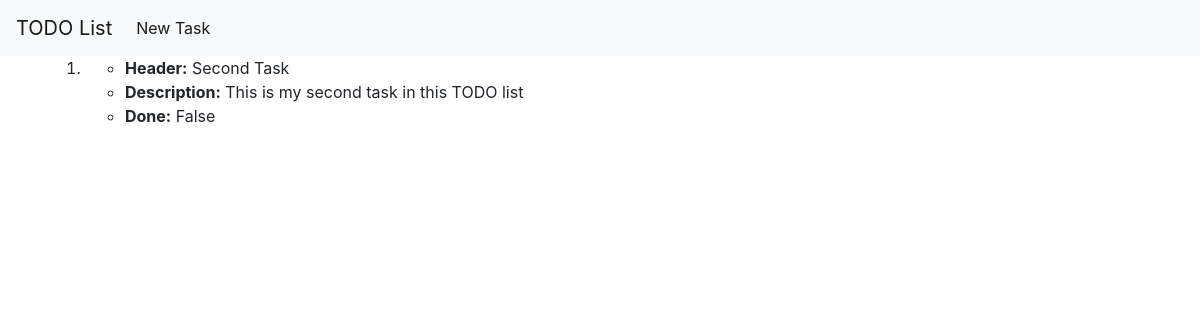
Before: / with the older database file.
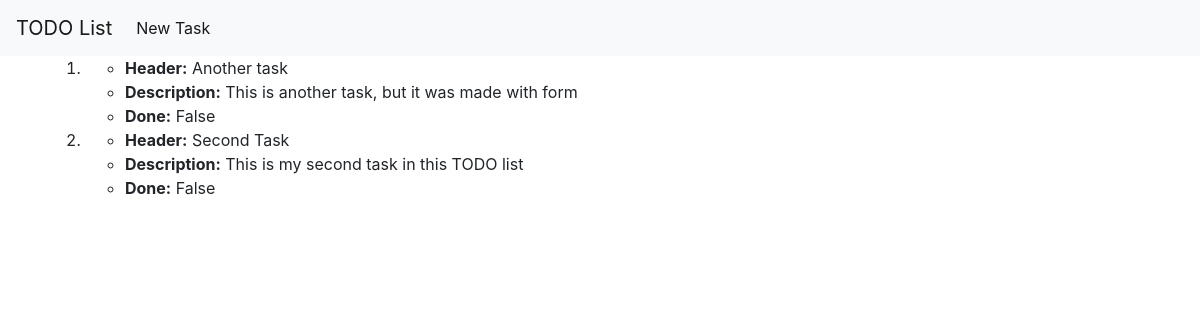
After: the same page with the newer database file.
### todo_list/models.py (models this page shows, shortened)
class TODO(models.Model):
    header = models.CharField(max_length=50)
    description = models.TextField(blank=True)
    isDone = models.BooleanField(default=False)

### todo_list/views.py (the view)
# urls.py: url(r'^$', index, name='index'),
def index(request):
    data = TODO.objects.filter(isDone=False).order_by('-pk')
    return render(request, "todo/index.html", {"data":data})

### templates/todo/index.html (shortened to what this page needs)
{% extends "todo/base.html" %}
{% block content %}
<div class="container">
  <div class="row">
    <div class="col-md-6">
      {% if data %}
      <ol>
        {% for item in data %}
        <li>
          <ul>
            <li><strong>Header:</strong> {{ item.header }}</li>
            <li><strong>Description:</strong> {{ item.description }}</li>
            <li><strong>Done:</strong> {{ item.isDone }}</li>
          </ul>
        </li>
        {% endfor %}
      </ol>
      {% else %}
        There is no data here
      {% endif %}
    </div>
    </div>
</div>
{% endblock content %}

### templates/todo/base.html (shortened to what this page needs)
{% load static%}
<!DOCTYPE html>
<html lang="en">
<head>
    <link rel='stylesheet' type='text/css' href='{% static 'css/bootstrap.min.css' %}' >
</head>
<body>
    <div class="contaier">
        <nav class="navbar navbar-expand-lg navbar-light bg-light">
                <a class="navbar-brand" href="{% url 'todo:index' %}">TODO List</a>
                <div class="collapse navbar-collapse" id="navbarNav">
                    <ul class="navbar-nav">
                    <li class="nav-item active">
                        <a class="nav-link" href="{% url 'todo:new_task' %}">New Task</a>
                    </li>
                    </ul>
                </div>
            </nav>
        {% block content %}{% endblock %}
    </div>
</body>
</html>

Changed rows visible on the page:
added TODO: header "Another task", description "This is another task, but it was made with form", isDone "False"
